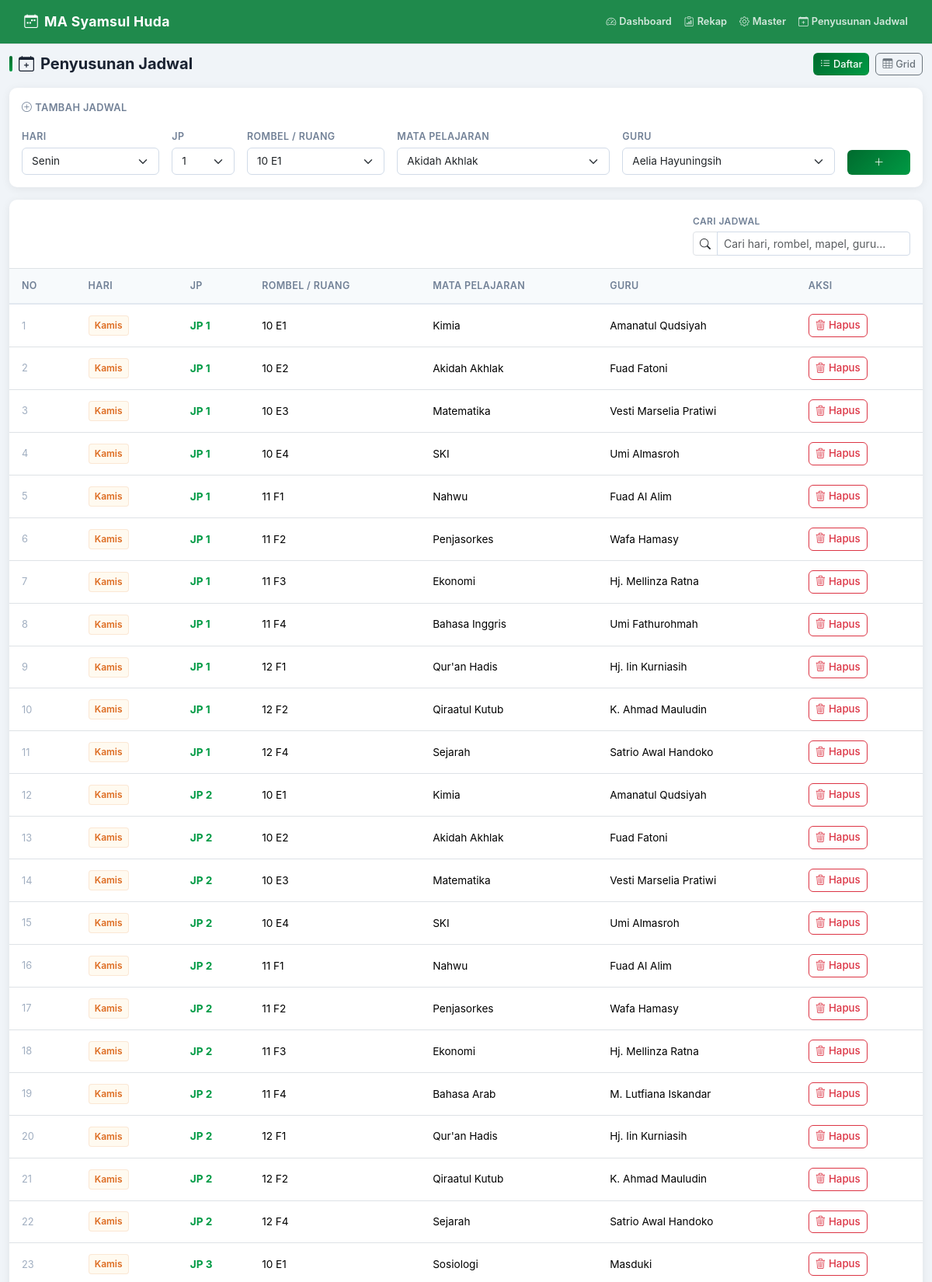
Page /schedule.php (upper part) on the committed database.
### tables this page shows
CREATE TABLE schedules(
 id INTEGER PRIMARY KEY AUTOINCREMENT,school_year_id INTEGER NOT NULL,day TEXT NOT NULL,jp INTEGER NOT NULL,
 class_id INTEGER NOT NULL,subject_id INTEGER NOT NULL,teacher_id INTEGER NOT NULL,notes TEXT,
 UNIQUE(school_year_id,day,jp,class_id),
 FOREIGN KEY(school_year_id) REFERENCES school_years(id) ON DELETE CASCADE,
 FOREIGN KEY(class_id) REFERENCES classes(id) ON DELETE CASCADE,
 FOREIGN KEY(subject_id) REFERENCES subjects(id) ON DELETE RESTRICT,
 FOREIGN KEY(teacher_id) REFERENCES teachers(id) ON DELETE RESTRICT);

### config/database.php (called while the page is built, shortened)
<?php
function e(?string $v): string
{
    return htmlspecialchars($v ?? '', ENT_QUOTES, 'UTF-8');
}

### schedule.php (the view, shortened to what this page needs)
<?php
require __DIR__ . '/config/database.php';
$pdo = db();
$days = ['Senin', 'Selasa', 'Rabu', 'Kamis', 'Jumat', 'Sabtu'];
$dayColors = [
    'Senin'  => ['bg' => '#ebf4ff', 'color' => '#2b6cb0', 'badge' => '#3182ce'],
    'Selasa' => ['bg' => '#faf5ff', 'color' => '#6b46c1', 'badge' => '#805ad5'],
    'Rabu'   => ['bg' => '#f0fff4', 'color' => '#276749', 'badge' => '#38a169'],
    'Kamis'  => ['bg' => '#fffaf0', 'color' => '#c05621', 'badge' => '#dd6b20'],
    'Jumat'  => ['bg' => '#fff5f5', 'color' => '#c53030', 'badge' => '#e53e3e'],
    'Sabtu'  => ['bg' => '#f7fafc', 'color' => '#4a5568', 'badge' => '#718096'],
];
$classes  = $pdo->query('SELECT * FROM classes ORDER BY name')->fetchAll();
$teachers = $pdo->query('SELECT * FROM teachers ORDER BY name')->fetchAll();
$subjects = $pdo->query('SELECT * FROM subjects ORDER BY name')->fetchAll();
$year = $pdo->query('SELECT * FROM school_years WHERE active=1 LIMIT 1')->fetch();
$rows = $pdo->query("
    SELECT s.*, c.name class_name, t.name teacher_name, sub.name subject_name
    FROM schedules s
    JOIN classes  c   ON c.id   = s.class_id
    JOIN teachers t   ON t.id   = s.teacher_id
    JOIN subjects sub ON sub.id = s.subject_id
    WHERE s.school_year_id = " . (int) $year['id'] . "
    ORDER BY s.day, s.jp, c.name
")->fetchAll();
$view = $_GET['view'] ?? 'list';
require __DIR__ . '/templates/header.php';
?>
<div class="d-flex align-items-center justify-content-between mb-3">
    <h3 class="page-heading mb-0"><i class="bi bi-calendar-plus"></i> Penyusunan Jadwal</h3>
    <div class="view-switcher d-flex gap-2">
        <a href="?view=list"
           class="btn btn-sm btn-outline-secondary <?= $view === 'list' ? 'active-view' : '' ?>">
            <i class="bi bi-list-ul me-1"></i>Daftar
        </a>
        <a href="?view=grid"
           class="btn btn-sm btn-outline-secondary <?= $view === 'grid' ? 'active-view' : '' ?>">
            <i class="bi bi-table me-1"></i>Grid
        </a>
    </div>
</div>
<div class="card mb-3">
    <div class="card-body">
        <p class="fw-semibold mb-3" style="color:#718096;font-size:.8rem;text-transform:uppercase;letter-spacing:.4px;">
            <i class="bi bi-plus-circle me-1"></i>Tambah Jadwal
        </p>
        <form method="post" class="row g-3 align-items-end">
            <div class="col-md-2">
                <label class="form-label">Hari</label>
                <select name="day" class="form-select">
                    <?php foreach ($days as $d): ?>
                        <option><?= e($d) ?></option>
                    <?php endforeach; ?>
                </select>
            </div>
            <div class="col-md-1">
                <label class="form-label">JP</label>
                <select name="jp" class="form-select">
                    <?php for ($i = 1; $i <= 9; $i++): ?>
                        <option><?= $i ?></option>
                    <?php endfor; ?>
                </select>
            </div>
            <div class="col-md-2">
                <label class="form-label">Rombel / Ruang</label>
                <select name="class_id" class="form-select">
                    <?php foreach ($classes as $x): ?>
                        <option value="<?= $x['id'] ?>"><?= e($x['name']) ?></option>
                    <?php endforeach; ?>
                </select>
            </div>
            <div class="col-md-3">
                <label class="form-label">Mata Pelajaran</label>
                <select name="subject_id" class="form-select">
                    <?php foreach ($subjects as $x): ?>
                        <option value="<?= $x['id'] ?>"><?= e($x['name']) ?></option>
                    <?php endforeach; ?>
                </select>
            </div>
            <div class="col-md-3">
                <label class="form-label">Guru</label>
                <select name="teacher_id" class="form-select">
                    <?php foreach ($teachers as $x): ?>
                        <option value="<?= $x['id'] ?>"><?= e($x['name']) ?></option>
                    <?php endforeach; ?>
                </select>
            </div>
            <div class="col-md-1">
                <button type="submit" class="btn btn-success w-100">
                    <i class="bi bi-plus-lg"></i>
                </button>
            </div>
        </form>
    </div>
</div>
<?php if ($view === 'grid'): ?>
<!-- ═══════════════════════════════════════════════════════
     TAMPILAN GRID
     Sumbu X (kolom) = Rombel, Sumbu Y (baris) = Hari × JP
     Setiap sel menampilkan mapel + guru jika ada jadwal.
     Loop: foreach hari → for JP 1..9 → foreach rombel
════════════════════════════════════════════════════════ -->
<div class="card">
    <div class="grid-scroll-wrapper">
        <table class="table table-bordered table-sm text-center mb-0" style="font-size:.8rem;">
            <thead class="grid-sticky-head">
                <tr>
                    <th class="grid-sticky-col" style="min-width:90px;">Hari / JP</th>
                    <?php foreach ($classes as $c): ?>
                        <th><?= e($c['name']) ?></th>
                    <?php endforeach; ?>
                </tr>
            </thead>
            <tbody>
                <?php foreach ($days as $d):
                    $dc      = $dayColors[$d] ?? [];
                    $daySlug = 'day-' . strtolower($d);
                ?>
                    <?php for ($jp = 1; $jp <= 9; $jp++): ?>
                        <tr>
                            <th class="<?= $daySlug ?> grid-sticky-col" style="white-space:nowrap;font-size:.75rem;font-weight:600;">
                                <?= $d ?><br>
                                <span style="font-weight:400;opacity:.75;">JP <?= $jp ?></span>
                            </th>
                            <?php foreach ($classes as $cl): ?>
                                <td class="schedule-cell">
                                    <?php
                                    foreach ($rows as $r):
                                        if (
                                            $r['day']           === $d &&
                                            (int)$r['jp']        === $jp &&
                                            (int)$r['class_id']  === (int)$cl['id']
                                        ): ?>
                                            <div class="cell-entry">
                                                <strong><?= e($r['subject_name']) ?></strong>
                                                <small><?= e($r['teacher_name']) ?></small>
                                            </div>
                                        <?php endif;
                                    endforeach; ?>
                                </td>
                            <?php endforeach; ?>
                        </tr>
                    <?php endfor; ?>
                <?php endforeach; ?>
            </tbody>
        </table>
    </div>
</div>
<?php else: ?>
<div class="card">
    <div class="p-3 border-bottom">
        <div class="row g-2 justify-content-end">
            <div class="col-md-4 col-lg-3">
                <label class="form-label mb-1" style="font-size:.75rem;text-transform:uppercase;letter-spacing:.4px;color:#718096;">
                    Cari Jadwal
                </label>
                <div class="input-group input-group-sm">
                    <span class="input-group-text bg-white">
                        <i class="bi bi-search"></i>
                    </span>
                    <input type="text" id="scheduleSearch" class="form-control" placeholder="Cari hari, rombel, mapel, guru...">
                </div>
            </div>
        </div>
    </div>
    <div class="table-responsive">
        <table class="table table-hover mb-0">
            <thead>
                <tr>
                    <th>No</th>
                    <th>Hari</th>
                    <th>JP</th>
                    <th>Rombel / Ruang</th>
                    <th>Mata Pelajaran</th>
                    <th>Guru</th>
                    <th>Aksi</th>
                </tr>
            </thead>
            <tbody>
                <?php if (empty($rows)): ?>
                    <tr class="empty-rows-message">
                        <td colspan="7" class="text-center py-5" style="color:#a0aec0;">
                            <div style="font-size:2rem;margin-bottom:.5rem;">📋</div>
                            Belum ada jadwal. Tambahkan melalui form di atas.
                        </td>
                    </tr>
                <?php else: ?>
                    <?php foreach ($rows as $i => $r):
                        $dc = $dayColors[$r['day']] ?? ['badge' => '#718096'];
                        $searchText = strtolower($r['day'] . ' ' . $r['class_name'] . ' ' . $r['subject_name'] . ' ' . $r['teacher_name'] . ' jp ' . $r['jp']);
                    ?>
                        <tr class="schedule-row" data-search="<?= e($searchText) ?>">
                            <td style="color:#a0aec0;font-size:.8rem;">
                                <?= $i + 1 ?>
                            </td>
                            <td>
                                <span class="badge-hari"
                                      style="background:<?= $dc['bg'] ?? '#f7fafc' ?>;
                                             color:<?= $dc['badge'] ?>;
                                             border:1px solid <?= $dc['badge'] ?>22;">
                                    <?= e($r['day']) ?>
                                </span>
                            </td>
                            <td>
                                <span class="fw-bold" style="color:#009a44;">JP <?= $r['jp'] ?></span>
                            </td>
                            <td><?= e($r['class_name']) ?></td>
                            <td><?= e($r['subject_name']) ?></td>
                            <td><?= e($r['teacher_name']) ?></td>
                            <td>
                                <a class="btn btn-sm btn-outline-danger"
                                   href="?delete=<?= $r['id'] ?>"
                                   onclick="return confirm('Hapus jadwal ini?')">
                                    <i class="bi bi-trash3 me-1"></i>Hapus
                                </a>
                            </td>
                        </tr>
                    <?php endforeach; ?>
                <?php endif; ?>
            </tbody>
        </table>
    </div>
</div>
<?php endif; ?>
<?php require __DIR__ . '/templates/footer.php'; ?>

### assets/css/app.css (style rules this page uses)
*, *::before, *::after { box-sizing: border-box }
body { background: #f0f4f8; font-family: -apple-system, BlinkMacSystemFont, "Segoe UI", Roboto, Helvetica, Arial, sans-serif; font-size: 0.9rem; color: #1a2332; padding-top: 0; margin: 0; }
.card { border: none; border-radius: 10px; box-shadow: 0 2px 12px rgba(0, 0, 0, .07); }
.btn { border-radius: 6px; font-weight: 500; font-size: .83rem; transition: transform .12s, box-shadow .12s; }
.btn-success { background: linear-gradient(135deg, #006b2e, #009a44); border: none; }
.form-control, .form-select { border-radius: 6px; border: 1.5px solid #d1dbe8; font-size: .85rem; transition: border-color .18s, box-shadow .18s; }
.form-label { font-weight: 600; font-size: .78rem; text-transform: uppercase; letter-spacing: .4px; color: #718096; margin-bottom: .3rem; }
.table { font-size: .85rem; }
.table thead th { background: #f7fafc; font-weight: 600; font-size: .78rem; text-transform: uppercase; letter-spacing: .4px; color: #718096; border-bottom: 2px solid #e2e8f0; padding: .8rem 1rem; }
.table td { padding: .75rem 1rem; vertical-align: middle; }
.badge-hari { display: inline-block; padding: .25em .6em; border-radius: 4px; font-size: .75rem; font-weight: 600; }
.view-switcher .btn { border-radius: 6px; font-size: .8rem; }
.view-switcher .btn.active-view { background: linear-gradient(135deg, #006b2e, #009a44); color: #fff; border-color: transparent; }
.page-heading { font-size: 1.25rem; font-weight: 700; color: #1a2332; margin-bottom: 1.2rem; display: flex; align-items: center; gap: .5rem; }
.page-heading::before { content: ''; display: inline-block; width: 4px; height: 1.25rem; background: linear-gradient(#006b2e, #009a44); border-radius: 2px; }

### rows in the picture
schedules: day "Kamis", jp "1", class_name "10 E1", subject_name "Kimia", teacher_name "Amanatul Qudsiyah"
schedules: day "Kamis", jp "1", class_name "10 E2", subject_name "Akidah Akhlak", teacher_name "Fuad Fatoni"
schedules: day "Kamis", jp "1", class_name "10 E3", subject_name "Matematika", teacher_name "Vesti Marselia Pratiwi"
schedules: day "Kamis", jp "1", class_name "10 E4", subject_name "SKI", teacher_name "Umi Almasroh"
schedules: day "Kamis", jp "1", class_name "11 F1", subject_name "Nahwu", teacher_name "Fuad Al Alim"
schedules: day "Kamis", jp "1", class_name "11 F2", subject_name "Penjasorkes", teacher_name "Wafa Hamasy"
schedules: day "Kamis", jp "1", class_name "11 F3", subject_name "Ekonomi", teacher_name "Hj. Mellinza Ratna"
schedules: day "Kamis", jp "1", class_name "11 F4", subject_name "Bahasa Inggris", teacher_name "Umi Fathurohmah"
schedules: day "Kamis", jp "1", class_name "12 F1", subject_name "Qur'an Hadis", teacher_name "Hj. Iin Kurniasih"
schedules: day "Kamis", jp "1", class_name "12 F2", subject_name "Qiraatul Kutub", teacher_name "K. Ahmad Mauludin"
schedules: day "Kamis", jp "1", class_name "12 F4", subject_name "Sejarah", teacher_name "Satrio Awal Handoko"
schedules: day "Kamis", jp "2", class_name "10 E1", subject_name "Kimia", teacher_name "Amanatul Qudsiyah"
schedules: day "Kamis", jp "2", class_name "10 E2", subject_name "Akidah Akhlak", teacher_name "Fuad Fatoni"
schedules: day "Kamis", jp "2", class_name "10 E3", subject_name "Matematika", teacher_name "Vesti Marselia Pratiwi"
schedules: day "Kamis", jp "2", class_name "10 E4", subject_name "SKI", teacher_name "Umi Almasroh"
schedules: day "Kamis", jp "2", class_name "11 F1", subject_name "Nahwu", teacher_name "Fuad Al Alim"
schedules: day "Kamis", jp "2", class_name "11 F2", subject_name "Penjasorkes", teacher_name "Wafa Hamasy"
schedules: day "Kamis", jp "2", class_name "11 F3", subject_name "Ekonomi", teacher_name "Hj. Mellinza Ratna"
schedules: day "Kamis", jp "2", class_name "11 F4", subject_name "Bahasa Arab", teacher_name "M. Lutfiana Iskandar"
schedules: day "Kamis", jp "2", class_name "12 F1", subject_name "Qur'an Hadis", teacher_name "Hj. Iin Kurniasih"
schedules: day "Kamis", jp "2", class_name "12 F2", subject_name "Qiraatul Kutub", teacher_name "K. Ahmad Mauludin"
schedules: day "Kamis", jp "2", class_name "12 F4", subject_name "Sejarah", teacher_name "Satrio Awal Handoko"
schedules: day "Kamis", jp "3", class_name "10 E1", subject_name "Sosiologi", teacher_name "Masduki"

### other values in the picture
form field day "Senin"
form field jp "1"
form field class_id "10 E1"
form field subject_id "Akidah Akhlak"
form field teacher_id "Aelia Hayuningsih"
